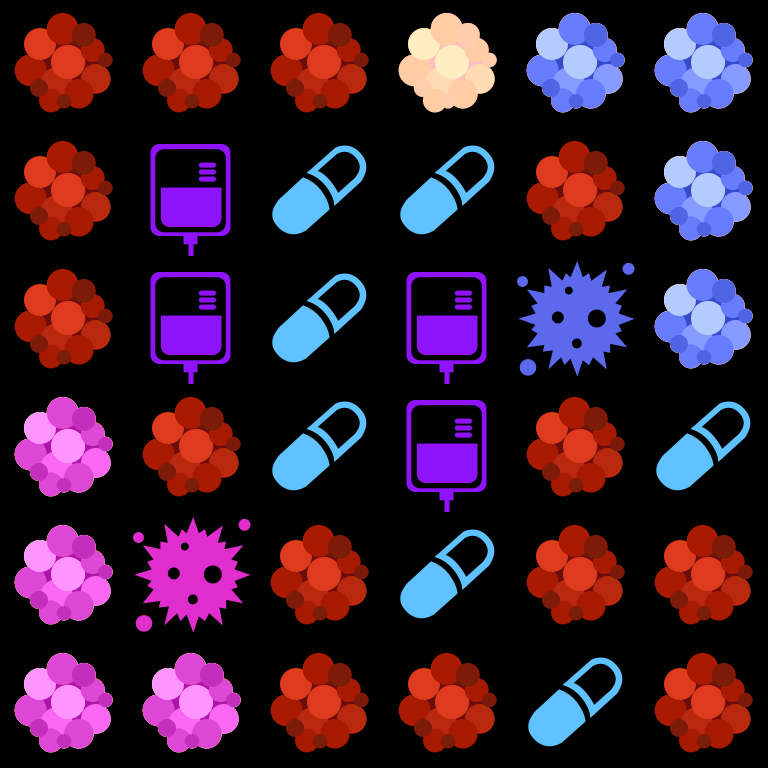

Below is a game level as drawn by its tile map, then a one-line description and the .tmx file that defines it, in full:
An orthogonal 6x6 tile map with 128x128 px tiles, 1 tile layer (Tile Layer 1).

<map version="1.0" tiledversion="1.0.3" orientation="orthogonal" renderorder="right-down" width="6" height="6" tilewidth="128" tileheight="128" nextobjectid="1">
 <tileset firstgid="1" name="Tiles" tilewidth="128" tileheight="128" tilecount="14" columns="7">
  <image source="../images/Tiles.png" width="896" height="256" />
 </tileset>
 <layer name="Tile Layer 1" width="6" height="6">
  <data encoding="csv">
13,13,13,14,2,2,
13,5,1,1,13,2,
13,5,1,5,3,2,
6,13,1,5,13,1,
6,7,13,1,13,13,
6,6,13,13,1,13
</data>
 </layer>
</map>
